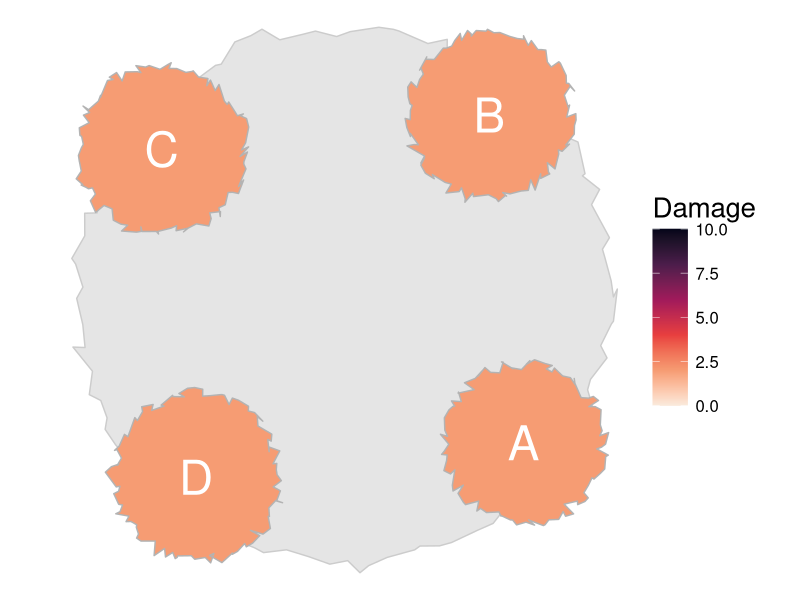
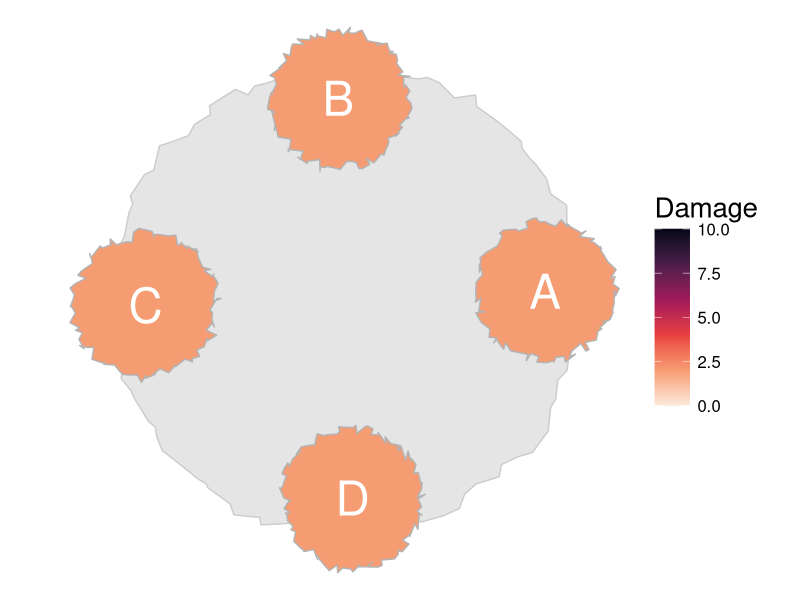
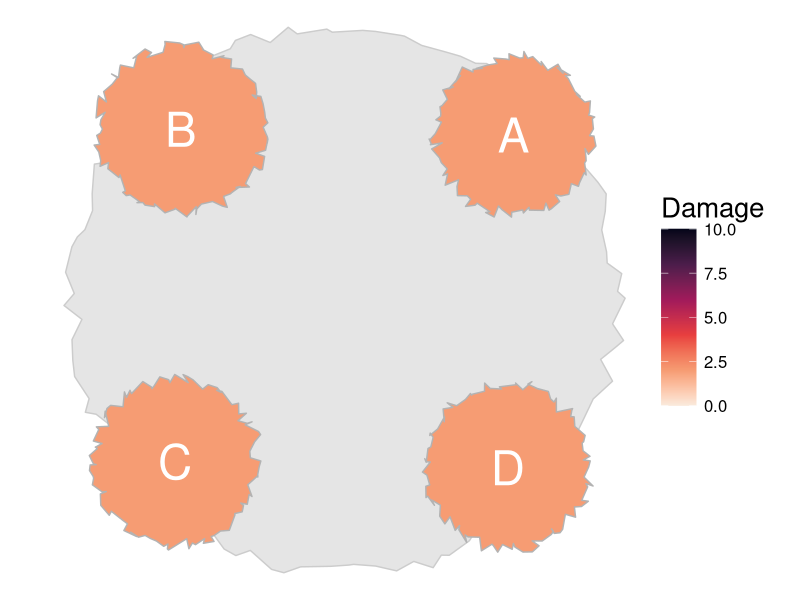
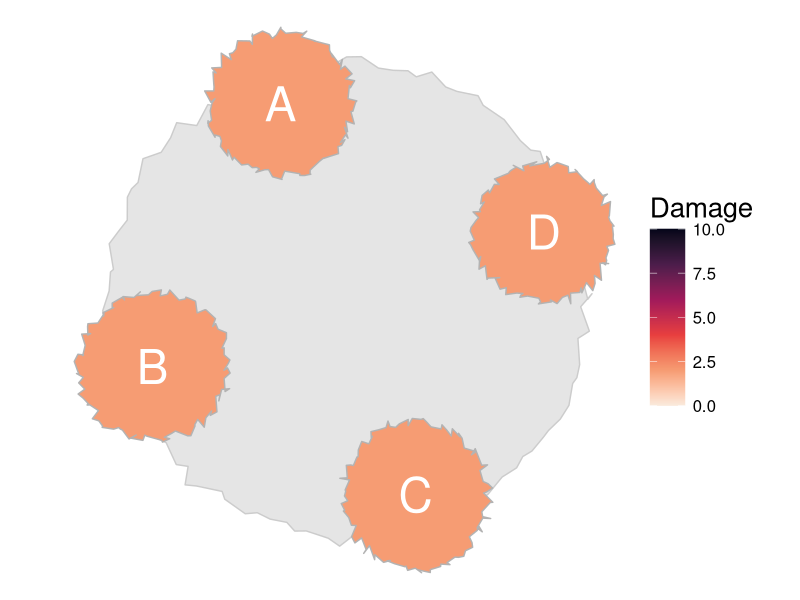
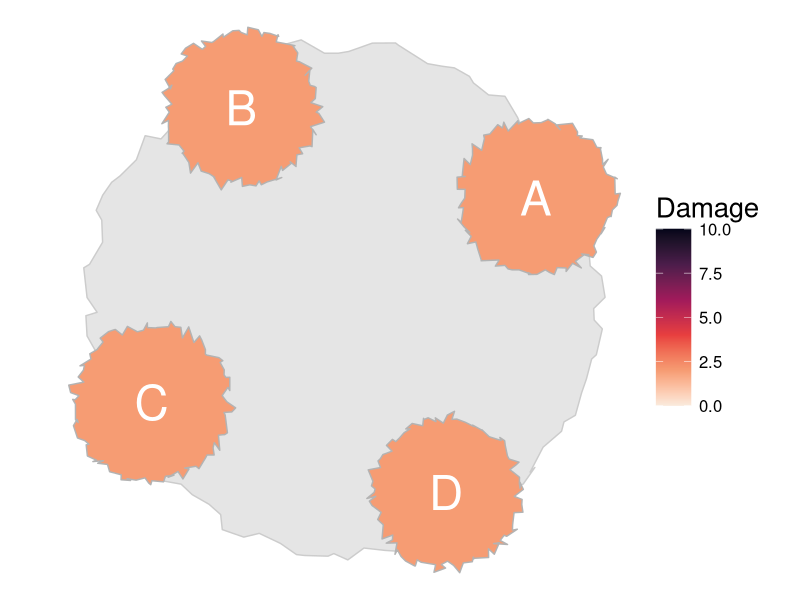
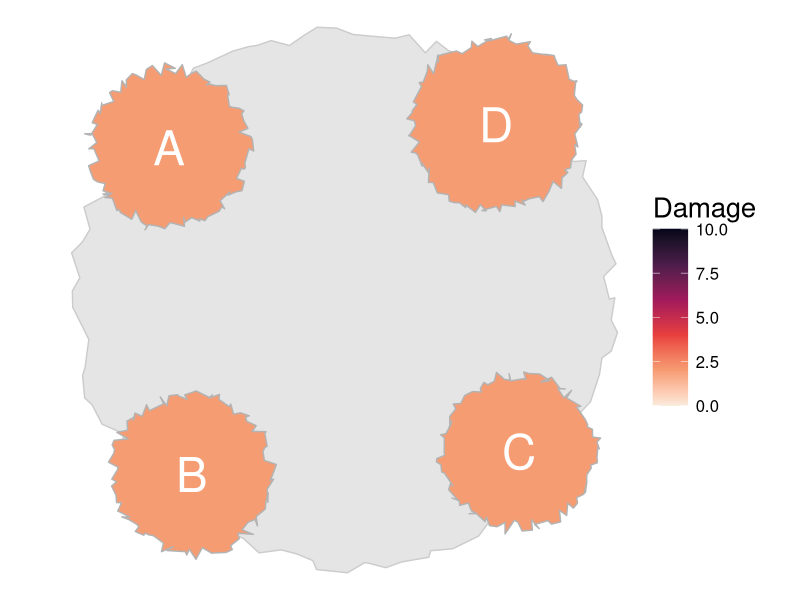
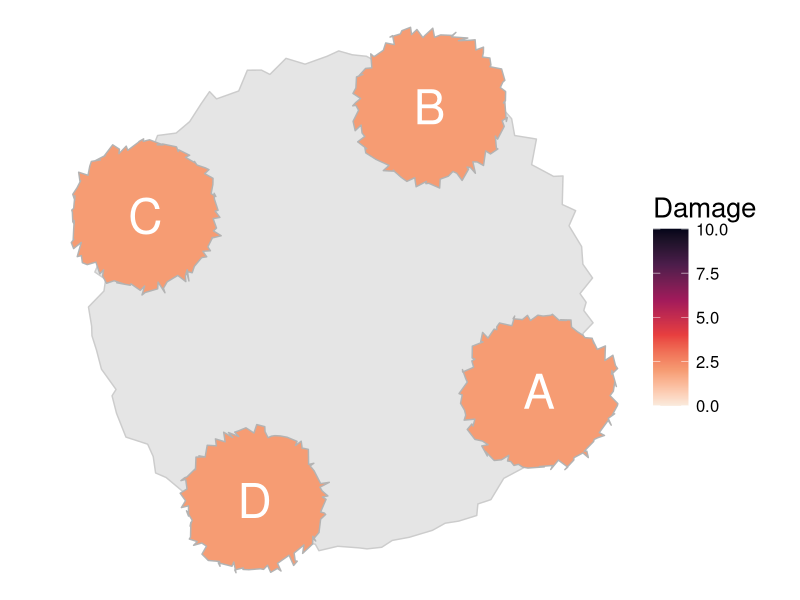
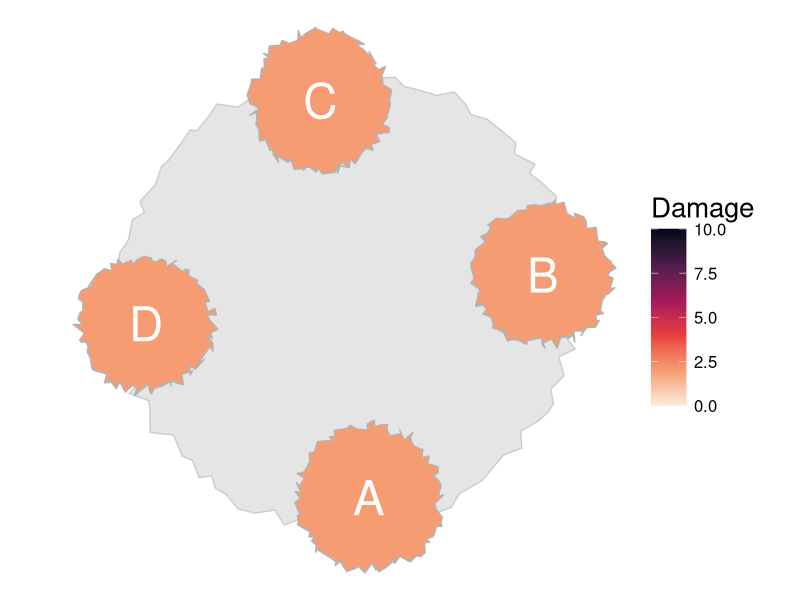

The R script that drew these images, in order: (Note: this script raises an error after producing the figures.)
library(tidyverse)
library(RColorBrewer)
library(viridis)
library(here)

###CIRCLE GENERATION###
#Helper functions
generate_circle <- function(radius) {
  num_points <- 100  # Number of points along the circle
  angles <- seq(0, 2 * pi, length.out = num_points)
  
  circle <- data.frame(
    x = radius * cos(angles),
    y = radius * sin(angles)
  )
  
  return(circle)
}

add_deviation_to_circle <- function(circle, deviation_factor = 0.05) {
  deviation_x <- runif(nrow(circle), -deviation_factor, deviation_factor)
  deviation_y <- runif(nrow(circle), -deviation_factor, deviation_factor)
  circle$x <- circle$x + deviation_x
  circle$y <- circle$y + deviation_y
  return(circle)
}

adjust_perimeter <- function(circle, target_perimeter) {
  perimeter <- sum(sqrt(diff(circle$x)^2 + diff(circle$y)^2))
  scale_factor <- target_perimeter / perimeter
  circle$x <- circle$x * scale_factor
  circle$y <- circle$y * scale_factor
  return(circle)
}

#Call this function to generate circle!
base_circle <- function(radius, target_perimeter, deviation_factor) {
  circle <- generate_circle(radius)
  circle <- add_deviation_to_circle(circle, deviation_factor)
  circle <- adjust_perimeter(circle, target_perimeter)
  return(circle)
}

#Polygon rotation helper function
rot <- function(df, angle_deg) {
  angle_rad <- angle_deg * (pi / 180)
  
  df_rotated <- df |>
    mutate(
      x_rot = x * cos(angle_rad) - y * sin(angle_rad),
      y_rot = x * sin(angle_rad) + y * cos(angle_rad),
      x = x_rot, 
      y = y_rot
    )
  
  return(df_rotated)
}

###MAP CREATION###
create_map = function(a_idx, col, starting_angle, intuition) {
  #Index for D country is 3 after index for A country -- select damage levels
  d_idx <- a_idx + 3
  props <- scenarios[a_idx:d_idx]
  
  #Declare polygon objects
  obj1 <- base_circle(.7, 3.4, .055)
  obj2 <- base_circle(.7, 3.4, .055)
  obj3 <- base_circle(.7, 3.4, .055)
  obj4 <- base_circle(.7, 3.4, .055)
  
  #Establish map-wise rotation
  first_obj_rad = starting_angle * pi/180
  second_obj_rad = first_obj_rad + pi/2 
  third_obj_rad = first_obj_rad + pi
  fourth_obj_rad = first_obj_rad + 3*pi/2
  
  #Choose angle of internal rotation
  rot_angle <- sample(0:360, size=1)
  rot_rad = rot_angle * pi/180
  
  #Calculate end-goal center coordinates of each polygon
  cntr1_x = cos(first_obj_rad)
  cntr1_y = sin(first_obj_rad)
  cntr2_x = cos(second_obj_rad)
  cntr2_y = sin(second_obj_rad)
  cntr3_x = cos(third_obj_rad)
  cntr3_y = sin(third_obj_rad)
  cntr4_x = cos(fourth_obj_rad)
  cntr4_y = sin(fourth_obj_rad)
  
  #Translating polygons to formerly-calculated center coordinates
  coords1 <- obj1 |>
    mutate(x = x + cntr1_x,
           y = y + cntr1_y,
           damage = props[1])
  coords2 <- obj2 |>
    mutate(x = x + cntr2_x,
           y = y + cntr2_y,
           damage = props[2])
  coords3 <- obj3 |>
    mutate(x = x + cntr3_x,
           y = y + cntr3_y,
           damage = props[3])
  coords4 <- obj4 |>
    mutate(x = x + cntr4_x,
           y = y + cntr4_y,
           damage = props[4])
  
  #Rotate polygons by same random amount because of odd rot() functionality
  coords1 <- rot(coords1, rot_angle)
  coords2 <- rot(coords2, rot_angle)
  coords3 <- rot(coords3, rot_angle)
  coords4 <- rot(coords4, rot_angle)
  
  #Create label overlay with polygon center coordinates
  #Adding rotation from rot() function to label coordinates
  cntr1_x_rot <- cntr1_x * cos(rot_rad) - cntr1_y * sin(rot_rad)
  cntr1_y_rot <- cntr1_x * sin(rot_rad) + cntr1_y * cos(rot_rad)
  cntr2_x_rot <- cntr2_x * cos(rot_rad) - cntr2_y * sin(rot_rad)
  cntr2_y_rot <- cntr2_x * sin(rot_rad) + cntr2_y * cos(rot_rad)
  cntr3_x_rot <- cntr3_x * cos(rot_rad) - cntr3_y * sin(rot_rad)
  cntr3_y_rot <- cntr3_x * sin(rot_rad) + cntr3_y * cos(rot_rad)
  cntr4_x_rot <- cntr4_x * cos(rot_rad) - cntr4_y * sin(rot_rad)
  cntr4_y_rot <- cntr4_x * sin(rot_rad) + cntr4_y * cos(rot_rad)
  
  labels <- data.frame(
    text = c("A", "B", "C", "D"),
    x = c(cntr1_x_rot, cntr2_x_rot, cntr3_x_rot, cntr4_x_rot),
    y = c(cntr1_y_rot, cntr2_y_rot, cntr3_y_rot, cntr4_y_rot))
  
  #Circle qualities pre-selected based on visual salience
  circle <- base_circle(1.6, 8, .055) 
  
  #Plot, store to object
  map <- ggplot() +
    geom_polygon(circle, mapping = aes(x = x, y = y), fill = "grey90", color = "grey80") +
    geom_polygon(data = coords1, aes(x = x, y = y, fill = damage), color  = "grey70") +
    geom_polygon(data = coords2, aes(x = x, y = y, fill = damage), color = "grey70") +
    geom_polygon(data = coords3, aes(x = x, y = y, fill = damage), color = "grey70") +
    geom_polygon(data = coords4, aes(x = x, y = y, fill = damage), color = "grey70") +
    geom_text(data = labels, aes(x = x, y = y, label = text), color = "white", size = 12) +
    labs(fill = "Damage") +
    coord_fixed() 
  
  if (intuition == "int") {
    rev = 1
  } else {
    rev = -1
  }
  
  if (col == "blues") { #Blue color map
    map_col <- map +
      scale_fill_distiller(direction = rev, palette = "Blues", limits = c(0, 10))}
  else { #Rocket color map
    map_col <- map +
      scale_fill_viridis_c(option = "rocket", direction = -rev, limits = c(0, 10))
  }
  
  #Add void theme to eliminate grid lines, axes, etc. 
  map_col <- map_col + 
    theme_void() +  
    theme(plot.background = element_rect(fill = "white", color = NA),
          legend.key.size = unit(.9, 'cm'), 
          legend.text = element_text(size = 12), 
          legend.title = element_text(size = 20))
  return(map_col)
}


#Save map to repository
download_map = function(map, a_idx, intuition, col, i) {
  #Create scenario prefix, rename intuition level, add version number
  scenario = case_when(a_idx == 1 ~ "scen1",
                       a_idx == 5 ~ "scen2",
                       a_idx == 9 ~ "scen3",
                       a_idx == 13 ~ "scen4",
                       a_idx == 17 ~ "scen5",
                       a_idx == 21 ~ "scen6")
  intuition_level = if_else(intuition == "int", "intuitive", "nonintuitive")
  i = paste("ver", i)
  
  #Create name, folder name, and set path
  download_name <- paste(scenario, col, intuition_level, i, ".png", sep = "_")
  folder_name <- paste(scenario, col, intuition_level, "maps", sep = "_")
  path <- here("map_plots", folder_name, download_name) 
  
  #Save and return name for storage in attribute table
  ggsave(path, plot = map, width = 10, height = 8, dpi = 300)
  return(download_name)
}

#Scenario damage levels
scenarios <- c(c(2,2,2,2),c(8,8,4,4),c(4,4,8,8),c(8,5,5,2),c(2,5,5,8),c(5,5,2,8))
#Possible indices of country A for each scenario 
scenario_a_indx <- c(1,5,9,13,17,21)
#Differentiating between intuititon levels and color schemes 
int_nonint <- c("int", "nonint")
col_scheme <- c("rocket", "blues")
#Version number
iter <- c(1,2,3,4,5,6,7,8,9,10,11,12,13,14,15,16)
#Possible map rotations
#Any given two maps within an attribute combination will be at least 15 degrees apart
map_rot <- c(0,15,30,45,60,75,90,105,120,135,150,165,180,195,210,225,240,255,270,285,300,315,330,345)

#Initialize attributes dataframe
map_attributes <- data.frame(
  a_idx = c(),
  intuition = c(),
  color = c(),
  version = c(),
  starting_angle = c(),
  filename = c()
)

for (a_idx in scenario_a_indx) {
  for (col in col_scheme){
    for (intuition in int_nonint) {
      #Randomly choose 8 starting angles for 8 versions of a given combination
      starting_angle_arr <- sample(map_rot, size = 16, replace = FALSE)
      for (i in iter) {
        starting_angle = starting_angle_arr[i]
        
        map <- create_map(a_idx, col, starting_angle, intuition)
        
        filename <- download_map(map, a_idx, intuition, col, i)
        
        attr <- c(a_idx, intuition, col, i, starting_angle, filename)
        map_attributes <- map_attributes |> rbind(attr)
      }
    }
  }
}


map_attributes_edited <- map_attributes |>
  mutate(scenario_props = case_when(X.1. == 1 ~ '2_2_2_2',
                                    X.1. == 5 ~ '8_8_4_4',
                                    X.1. == 9 ~ '4_4_8_8',
                                    X.1. == 13 ~ '8_5_5_2',
                                    X.1. == 17 ~ '2_5_5_8',
                                    X.1. == 21 ~ '5_5_2_8')) |>
  select(-X.1.)

colnames(map_attributes_edited) <- c('intuition', 'colormap', 'version', 'rotation', 'file_name', 'scenario_props')

write.csv(map_attributes_edited, 'map_attributes.csv')
